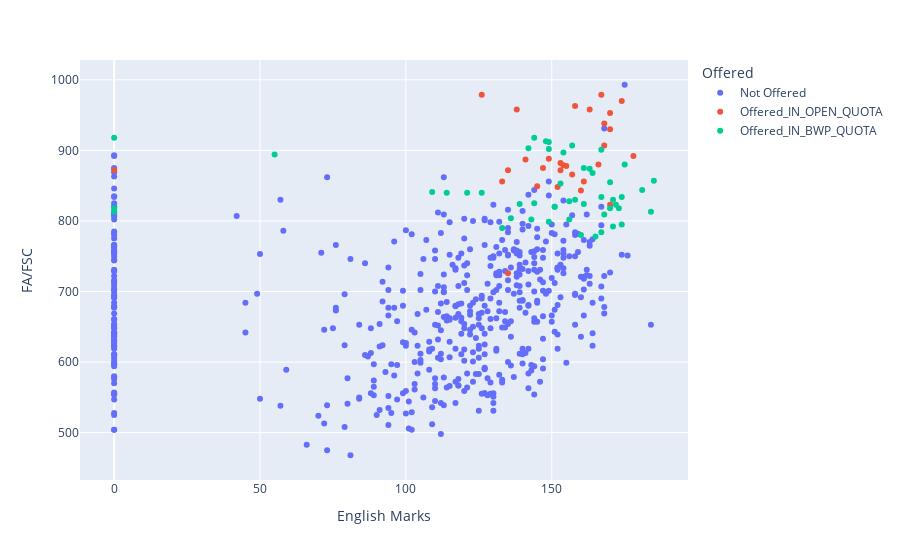

Notebook source saved alongside this figure:
### Code cell
# Visulize BS English Applicants
import plotly.express as px
import pandas as pd
df = pd.read_csv('dataset/fall17/fall-17-bs-english-applicants.csv')
#print(df.columns)
fig = px.scatter(df, x="English Marks", y="FA/FSC",color="Offered",hover_data=['Domicile'])
fig.show()

### Figure 1 — Plotly figure (JSON) as saved in the notebook; plotly's stock layout.template omitted (floating-point values rounded to 4 significant figures; data arrays with more than 128 entries replaced by an {"elided": "..."} marker saying what was removed)
{"data": [{"customdata": {"elided": "527x1 str values"}, "hovertemplate": "Offered=Not Offered<br>English Marks=%{x}<br>FA/FSC=%{y}<br>Domicile=%{customdata[0]}<extra></extra>", "legendgroup": "Not Offered", "marker": {"color": "#636efa", "symbol": "circle"}, "mode": "markers", "name": "Not Offered", "showlegend": true, "type": "scatter", "x": {"elided": "527 int values"}, "xaxis": "x", "y": {"elided": "527 int values"}, "yaxis": "y"}, {"customdata": [["OPEN"], ["Bahawalpur"], ["Bahawalpur"], ["OPEN"], ["Bahawalpur"], ["OPEN"], ["OPEN"], ["OPEN"], ["OPEN"], ["OPEN"], ["OPEN"], ["Bahawalpur"], ["OPEN"], ["OPEN"], ["Bahawalpur"], ["Bahawalpur"], ["Bahawalpur"], ["Bahawalpur"], ["Bahawalpur"], ["OPEN"], ["Bahawalpur"], ["Bahawalpur"], ["Bahawalpur"], ["Bahawalpur"], ["OPEN"], ["OPEN"], ["OPEN"], ["OPEN"], ["OPEN"], ["Bahawalpur"], ["Bahawalpur"], ["Bahawalpur"], ["OPEN"], ["OPEN"], ["OPEN"], ["Bahawalpur"], ["Bahawalpur"], ["Bahawalpur"]], "hovertemplate": "Offered=Offered_IN_OPEN_QUOTA<br>English Marks=%{x}<br>FA/FSC=%{y}<br>Domicile=%{customdata[0]}<extra></extra>", "legendgroup": "Offered_IN_OPEN_QUOTA", "marker": {"color": "#EF553B", "symbol": "circle"}, "mode": "markers", "name": "Offered_IN_OPEN_QUOTA", "showlegend": true, "type": "scatter", "x": [133, 163, 167, 161, 135, 174, 145, 152, 153, 153, 135, 157, 166, 0, 126, 138, null, null, null, null, null, null, 158, 168, 141, 160, 170, 170, 154, 168, 147, 170, 155, 178, 149, null, null, null], "xaxis": "x", "y": [856, 958, 979, 856, 726, 970, 849, 848, 872, 882, 872, 866, 880, 872, 979, 958, 969, 977, 914, 916, 880, 975, 963, 938, 887, 843, 953, 823, 879, 907, 875, 930, 878, 892, 888, 923, 922, 954], "yaxis": "y"}, {"customdata": [["Bahawalpur"], ["Bahawalpur"], ["Bahawalpur"], ["Bahawalpur"], ["Bahawalpur"], ["Bahawalpur"], ["Bahawalpur"], ["Bahawalpur"], ["Bahawalpur"], ["Bahawalpur"], ["Bahawalpur"], ["Bahawalpur"], ["Bahawalpur"], ["Bahawalpur"], ["Bahawalpur"], ["Bahawalpur"], ["Bahawalpur"], ["Bahawalpur"], ["Bahawalpur"], ["Bahawalpur"], ["Bahawalpur"], ["Bahawalpur"], ["Bahawalpur"], ["Bahawalpur"], ["Bahawalpur"], ["Bahawalpur"], ["Bahawalpur"], ["Bahawalpur"], ["Bahawalpur"], ["Bahawalpur"], ["Bahawalpur"], ["Bahawalpur"], ["Bahawalpur"], ["Bahawalpur"], ["Bahawalpur"], ["Bahawalpur"], ["Bahawalpur"], ["Bahawalpur"], ["Bahawalpur"], ["Bahawalpur"], ["Bahawalpur"], ["Bahawalpur"], ["Bahawalpur"], ["Bahawalpur"], ["Bahawalpur"], ["Bahawalpur"], ["Bahawalpur"], ["Bahawalpur"], ["Bahawalpur"], ["Bahawalpur"], ["Bahawalpur"], ["Bahawalpur"], ["Bahawalpur"], ["Bahawalpur"]], "hovertemplate": "Offered=Offered_IN_BWP_QUOTA<br>English Marks=%{x}<br>FA/FSC=%{y}<br>Domicile=%{customdata[0]}<extra></extra>", "legendgroup": "Offered_IN_BWP_QUOTA", "marker": {"color": "#00cc96", "symbol": "circle"}, "mode": "markers", "name": "Offered_IN_BWP_QUOTA", "showlegend": true, "type": "scatter", "x": [148, 164, 0, 160, 156, 133, 157, 109, 184, 161, 158, 173, 167, 168, 149, 151, 0, null, 154, 170, 171, 55, 144, 170, 126, 139, 161, 149, 156, 144, 163, 149, 151, 167, 143, 0, null, null, null, 114, 172, 136, 142, 121, 153, 171, 185, 167, 175, 174, 181, null, 174, 165], "xaxis": "x", "y": [913, 868, 813, 780, 802, 790, 907, 841, 813, 875, 830, 818, 784, 809, 799, 820, 818, 878, 897, 855, 830, 894, 825, 818, 840, 824, 824, 902, 828, 918, 874, 912, 820, 901, 802, 918, 738, 907, 885, 840, 823, 804, 903, 840, 853, 792, 857, 834, 880, 795, 844, 871, 834, 778], "yaxis": "y"}], "layout": {"legend": {"title": {"text": "Offered"}, "tracegroupgap": 0}, "margin": {"t": 60}, "xaxis": {"anchor": "y", "domain": [0, 1], "title": {"text": "English Marks"}}, "yaxis": {"anchor": "x", "domain": [0, 1], "title": {"text": "FA/FSC"}}}}
